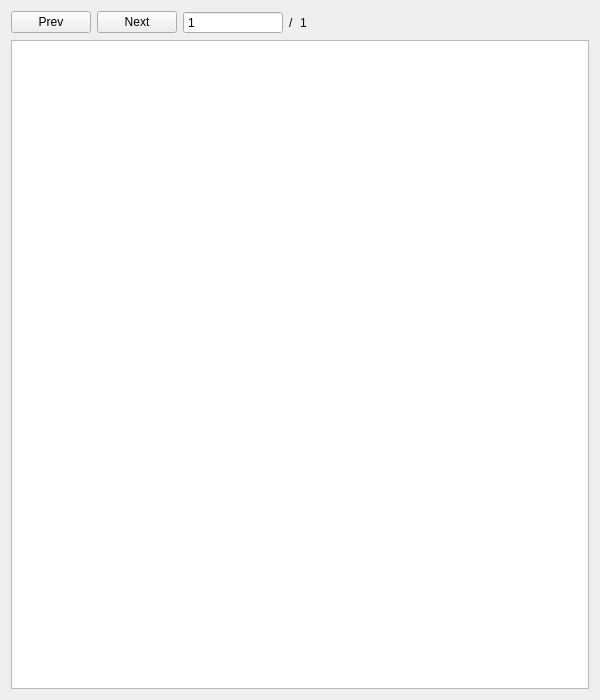
<?xml version="1.0" encoding="UTF-8"?>
<ui version="4.0">
 <class>MultiPageJsonView</class>
 <widget class="QWidget" name="MultiPageJsonView">
  <property name="geometry">
   <rect>
    <x>0</x>
    <y>0</y>
    <width>600</width>
    <height>700</height>
   </rect>
  </property>
  <layout class="QVBoxLayout" name="verticalLayout">
   <item>
    <widget class="QWidget" name="pager" native="true">
     <layout class="QHBoxLayout" name="horizontalLayout_2">
      <property name="leftMargin">
       <number>0</number>
      </property>
      <property name="topMargin">
       <number>0</number>
      </property>
      <property name="rightMargin">
       <number>0</number>
      </property>
      <property name="bottomMargin">
       <number>0</number>
      </property>
      <item>
       <widget class="QPushButton" name="prevButton">
        <property name="text">
         <string>Prev</string>
        </property>
        <property name="icon">
         <iconset theme="go-previous">
          <normaloff>.</normaloff>.</iconset>
        </property>
       </widget>
      </item>
      <item>
       <widget class="QPushButton" name="nextButton">
        <property name="text">
         <string>Next</string>
        </property>
        <property name="icon">
         <iconset theme="go-next">
          <normaloff>.</normaloff>.</iconset>
        </property>
       </widget>
      </item>
      <item>
       <widget class="QSpinBox" name="pageSpin">
        <property name="minimumSize">
         <size>
          <width>100</width>
          <height>0</height>
         </size>
        </property>
        <property name="buttonSymbols">
         <enum>QAbstractSpinBox::NoButtons</enum>
        </property>
        <property name="minimum">
         <number>1</number>
        </property>
        <property name="maximum">
         <number>1</number>
        </property>
       </widget>
      </item>
      <item>
       <widget class="QLabel" name="label_5">
        <property name="text">
         <string>/</string>
        </property>
       </widget>
      </item>
      <item>
       <widget class="QLabel" name="maxPageLabel">
        <property name="text">
         <string>1</string>
        </property>
       </widget>
      </item>
      <item>
       <spacer name="horizontalSpacer">
        <property name="orientation">
         <enum>Qt::Horizontal</enum>
        </property>
        <property name="sizeHint" stdset="0">
         <size>
          <width>40</width>
          <height>20</height>
         </size>
        </property>
       </spacer>
      </item>
     </layout>
    </widget>
   </item>
   <item>
    <widget class="QTextEdit" name="textEdit">
     <property name="readOnly">
      <bool>true</bool>
     </property>
    </widget>
   </item>
  </layout>
 </widget>
 <resources/>
 <connections/>
</ui>
